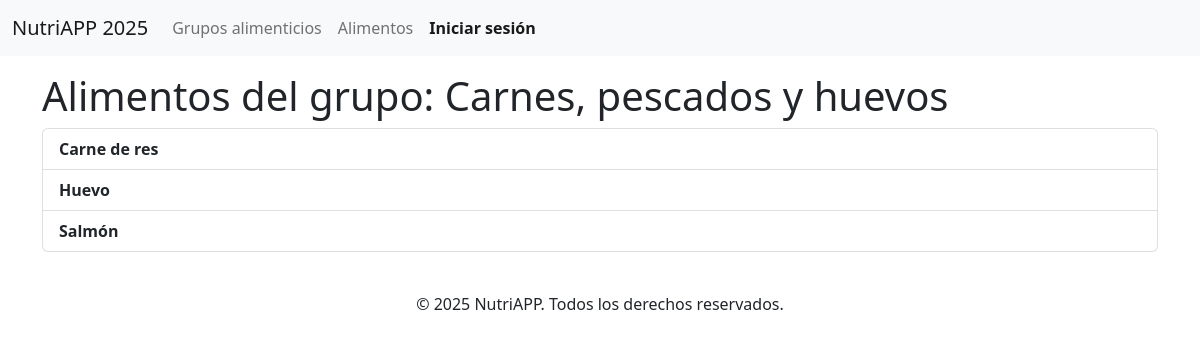
Screenshot of /mostrar_items/5 with the database file from the repository.
### tables this page shows
CREATE TABLE `grupos_alimentos` (
  `id_grupo` int(11) NOT NULL,
  `nombre_grupo` varchar(50) NOT NULL,
  `descripcion_grupo` text NOT NULL,
  `imagen_grupo` varchar(255) NOT NULL
);

CREATE TABLE `alimentos` (
  `id_alimento` int(11) NOT NULL,
  `nombre_alimento` varchar(100) NOT NULL,
  `id_grupo` int(11) NOT NULL,
  `descripcion_alimento` varchar(255) NOT NULL,
  `calorias` decimal(6,2) NOT NULL,
  `proteinas` decimal(6,2) NOT NULL,
  `carbohidratos` decimal(6,2) NOT NULL,
  `fibras` decimal(6,2) NOT NULL,
  `grasas` decimal(6,2) NOT NULL,
  `imagen_alimento` varchar(255) NOT NULL
);

### app/vistas/grupos.vistas.php (called while the page is built, shortened)
<?php
class gruposVista{
    public function listarItemPorGrupo($alimentos, $nombre_grupo, $usuario){
        require_once 'templates/layout/header.phtml';
        require_once 'templates/listar_items.phtml';
    }
}

### app/controladores/grupos.controlador.php (called while the page is built, shortened)
<?php
require_once 'app/modelos/grupos.modelo.php';
require_once 'app/vistas/grupos.vistas.php';
class gruposControlador{
    private $modelo;
    private $vista;
    public function __construct(){
        $this->modelo = new gruposModelo();
        $this->vista = new gruposVista();
    }
    public function mostrarItemsPorGrupo($id_grupo, $request){
        $alimento = $this->modelo->obtenerItemPorGrupo($id_grupo);
        $grupos_alimentos = $this->modelo->obtenerIdGrupo($id_grupo);
        $this->vista->listarItemPorGrupo($alimento, $grupos_alimentos->nombre_grupo, $request->usuario);
    }
}

### app/modelos/grupos.modelo.php (called while the page is built, shortened)
<?php
class gruposModelo{
    private $db;
    public function __construct(){
        $this->db = new PDO('mysql:host=localhost;dbname=db_nutri;charset=utf8', 'root', '');
    }
    public function obtenerItemPorGrupo($id_grupo){
        $query = $this->db->prepare('SELECT * FROM alimentos WHERE id_grupo = ?');
        $query->execute([$id_grupo]);
        $alimentos = $query->fetchAll(PDO::FETCH_OBJ);
        return $alimentos;
    }
    public function obtenerIdGrupo($id_grupo){
        $query = $this->db->prepare('SELECT * FROM grupos_alimentos WHERE id_grupo = ?');
        $query->execute([$id_grupo]);
        $grupos_alimentos = $query->fetch(PDO::FETCH_OBJ);
        return $grupos_alimentos;
    }
}

### templates/listar_items.phtml (the view)
<h1> Alimentos del grupo: <?= htmlspecialchars($nombre_grupo)?> </h1>
<ul class="list-group">
    <?php foreach($alimentos as $alimento) { ?>
        <li class="list-group-item">
            <b> <?= $alimento->nombre_alimento ?> </b>
    <?php } ?>
</ul>
<?php require_once 'templates/layout/footer.phtml'; ?>

### rows the page displays
grupos_alimentos: nombre_grupo "Carnes, pescados y huevos"
alimentos: nombre_alimento "Carne de res"
alimentos: nombre_alimento "Huevo"
alimentos: nombre_alimento "Salmón"
